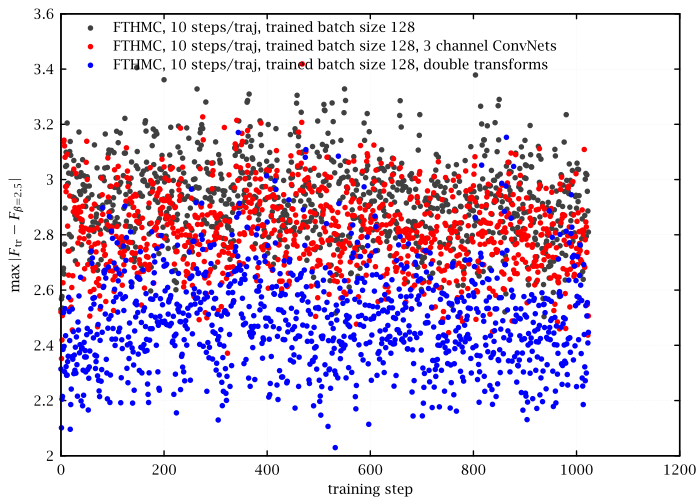

Source code (gnuplot):
set lmargin 9
set grid lc rgb '#f0f0f0'
set xlabel 'training step'
set ylabel '$\max |F_{\text{tr}}-F_{\beta=2.5}|$'
set key left Left reverse
pf(f)="<9 awk '/done mixing epoch 3/{e=1} /done training epoch 3/{e=0} /# training inference step/{p=1} e==1&&p==1&&/^dfnormInf/{print;p=0}' ../../u1_2d/".f.".log"
plot\
	pf("t_force_b25_0s0a") u 0:2 w d t 'FTHMC, 10 steps/traj, trained batch size 128',\
	pf("t_force_b25_0s0ac") u 0:2 w d t 'FTHMC, 10 steps/traj, trained batch size 128, 3 channel ConvNets',\
	pf("t_force_b25_0s0a_t2") u 0:2 w d t 'FTHMC, 10 steps/traj, trained batch size 128, double transforms'
